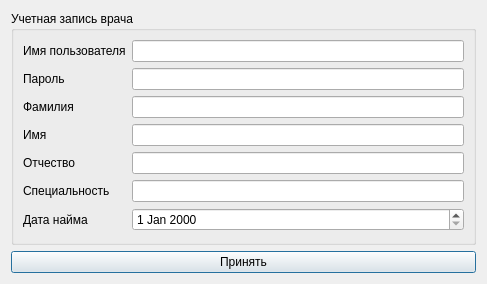
<?xml version="1.0" encoding="UTF-8"?>
<ui version="4.0">
 <class>AddEditDoctor</class>
 <widget class="QDialog" name="AddEditDoctor">
  <property name="geometry">
   <rect>
    <x>0</x>
    <y>0</y>
    <width>487</width>
    <height>284</height>
   </rect>
  </property>
  <property name="windowTitle">
   <string>Учетная запись врача</string>
  </property>
  <property name="windowIcon">
   <iconset resource="../../icons.qrc">
    <normaloff>:/Forms/Icons/Forms/Icons/identity.svg</normaloff>:/Forms/Icons/Forms/Icons/identity.svg</iconset>
  </property>
  <layout class="QVBoxLayout" name="verticalLayout">
   <item>
    <widget class="QGroupBox" name="groupBox">
     <property name="title">
      <string>Учетная запись врача</string>
     </property>
     <layout class="QFormLayout" name="formLayout_3">
      <item row="0" column="0">
       <widget class="QLabel" name="label_4">
        <property name="text">
         <string>Имя пользователя</string>
        </property>
       </widget>
      </item>
      <item row="0" column="1">
       <widget class="QLineEdit" name="UsernameField"/>
      </item>
      <item row="1" column="0">
       <widget class="QLabel" name="label_5">
        <property name="text">
         <string>Пароль</string>
        </property>
       </widget>
      </item>
      <item row="1" column="1">
       <widget class="QLineEdit" name="PasswordField"/>
      </item>
      <item row="2" column="0">
       <widget class="QLabel" name="label">
        <property name="text">
         <string>Фамилия</string>
        </property>
       </widget>
      </item>
      <item row="2" column="1">
       <widget class="QLineEdit" name="LastnameField"/>
      </item>
      <item row="3" column="0">
       <widget class="QLabel" name="label_2">
        <property name="text">
         <string>Имя</string>
        </property>
       </widget>
      </item>
      <item row="3" column="1">
       <widget class="QLineEdit" name="FirstnameField"/>
      </item>
      <item row="4" column="0">
       <widget class="QLabel" name="label_3">
        <property name="text">
         <string>Отчество</string>
        </property>
       </widget>
      </item>
      <item row="4" column="1">
       <widget class="QLineEdit" name="PatronymicField"/>
      </item>
      <item row="5" column="0">
       <widget class="QLabel" name="label_6">
        <property name="text">
         <string>Специальность</string>
        </property>
       </widget>
      </item>
      <item row="5" column="1">
       <widget class="QLineEdit" name="SpecialityField"/>
      </item>
      <item row="6" column="0">
       <widget class="QLabel" name="label_7">
        <property name="text">
         <string>Дата найма</string>
        </property>
       </widget>
      </item>
      <item row="6" column="1">
       <widget class="QDateEdit" name="EmploymentDateField"/>
      </item>
     </layout>
    </widget>
   </item>
   <item>
    <widget class="QPushButton" name="AcceptButton">
     <property name="text">
      <string>Принять</string>
     </property>
    </widget>
   </item>
  </layout>
 </widget>
 <resources>
  <include location="../../icons.qrc"/>
 </resources>
 <connections/>
</ui>
